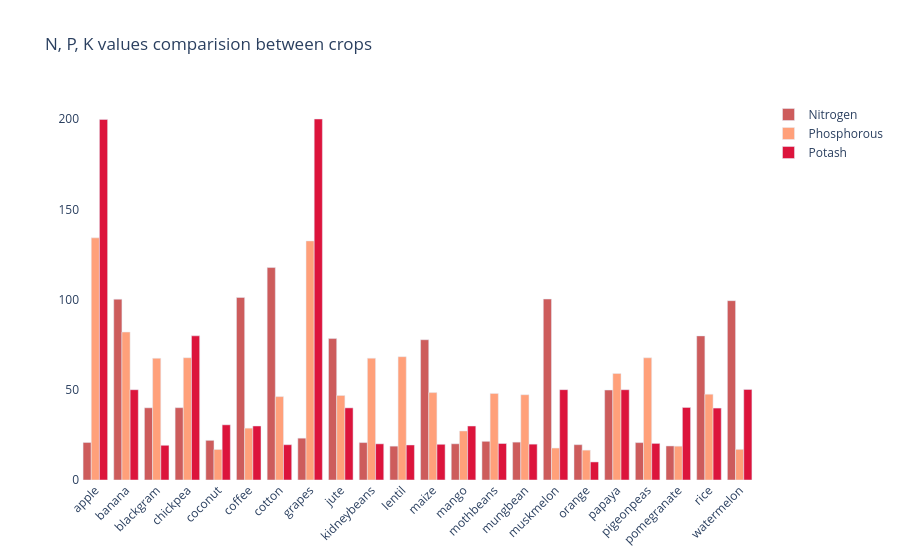

The code cell stored with this chart in its notebook:
### Code cell
fig = go.Figure()
fig.add_trace(go.Bar(
    x=crop_summary.index,
    y=crop_summary['N'],
    name='Nitrogen',
    marker_color='indianred'
))
fig.add_trace(go.Bar(
    x=crop_summary.index,
    y=crop_summary['P'],
    name='Phosphorous',
    marker_color='lightsalmon'
))
fig.add_trace(go.Bar(
    x=crop_summary.index,
    y=crop_summary['K'],
    name='Potash',
    marker_color='crimson'
))

fig.update_layout(title="N, P, K values comparision between crops",
                  plot_bgcolor='white',
                  barmode='group',
                  xaxis_tickangle=-45)

fig.show()

### Figure 1 — Plotly figure (JSON) as saved in the notebook; plotly's stock layout.template omitted (floating-point values rounded to 4 significant figures)
{"data": [{"marker": {"color": "indianred"}, "name": "Nitrogen", "type": "bar", "x": ["apple", "banana", "blackgram", "chickpea", "coconut", "coffee", "cotton", "grapes", "jute", "kidneybeans", "lentil", "maize", "mango", "mothbeans", "mungbean", "muskmelon", "orange", "papaya", "pigeonpeas", "pomegranate", "rice", "watermelon"], "y": [20.8, 100.2, 40.02, 40.09, 21.98, 101.2, 117.8, 23.18, 78.4, 20.75, 18.77, 77.76, 20.07, 21.44, 20.99, 100.3, 19.58, 49.88, 20.73, 18.87, 79.89, 99.42]}, {"marker": {"color": "lightsalmon"}, "name": "Phosphorous", "type": "bar", "x": ["apple", "banana", "blackgram", "chickpea", "coconut", "coffee", "cotton", "grapes", "jute", "kidneybeans", "lentil", "maize", "mango", "mothbeans", "mungbean", "muskmelon", "orange", "papaya", "pigeonpeas", "pomegranate", "rice", "watermelon"], "y": [134.2, 82.01, 67.47, 67.79, 16.93, 28.74, 46.24, 132.5, 46.86, 67.54, 68.36, 48.44, 27.18, 48.01, 47.28, 17.72, 16.55, 59.05, 67.73, 18.75, 47.58, 17.0]}, {"marker": {"color": "crimson"}, "name": "Potash", "type": "bar", "x": ["apple", "banana", "blackgram", "chickpea", "coconut", "coffee", "cotton", "grapes", "jute", "kidneybeans", "lentil", "maize", "mango", "mothbeans", "mungbean", "muskmelon", "orange", "papaya", "pigeonpeas", "pomegranate", "rice", "watermelon"], "y": [199.9, 50.05, 19.24, 79.92, 30.59, 29.94, 19.56, 200.1, 39.99, 20.05, 19.41, 19.79, 29.92, 20.23, 19.87, 50.08, 10.01, 50.04, 20.29, 40.21, 39.87, 50.22]}], "layout": {"barmode": "group", "plot_bgcolor": "white", "title": {"text": "N, P, K values comparision between crops"}, "xaxis": {"tickangle": -45}}}
